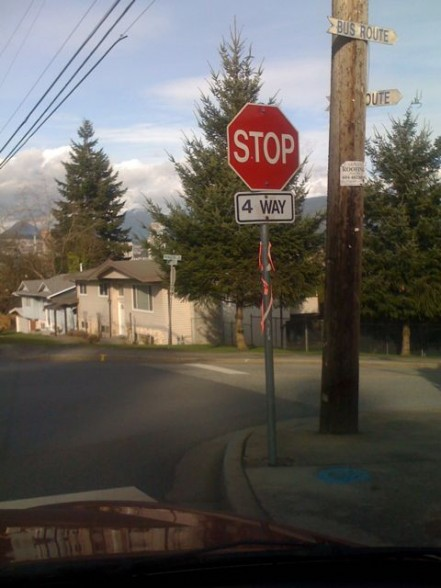
#> input picture test.jpg, 441 x 588 px
$ python contour.py test.jpg
#> lines starting #> are read from the running program, lines starting #| are printed output that depends on the picture; after the words box and inside, x2 and y2 are one past the last pixel; in counts of white or black regions, pixels touching at a corner belong together
### stackImages.py
import numpy as np
import cv2

def stackImages(imgArray,scale,lables=[]):
    sizeW= imgArray[0][0].shape[1]
    sizeH = imgArray[0][0].shape[0]
    rows = len(imgArray)
    cols = len(imgArray[0])
    rowsAvailable = isinstance(imgArray[0], list)
    width = imgArray[0][0].shape[1]
    height = imgArray[0][0].shape[0]
    if rowsAvailable:
        for x in range ( 0, rows):
            for y in range(0, cols):
                imgArray[x][y] = cv2.resize(imgArray[x][y], (sizeW, sizeH), None, scale, scale)
                if len(imgArray[x][y].shape) == 2: imgArray[x][y]= cv2.cvtColor( imgArray[x][y], cv2.COLOR_GRAY2BGR)
        imageBlank = np.zeros((height, width, 3), np.uint8)
        hor = [imageBlank]*rows
        hor_con = [imageBlank]*rows
        for x in range(0, rows):
            hor[x] = np.hstack(imgArray[x])
            hor_con[x] = np.concatenate(imgArray[x])
        ver = np.vstack(hor)
        ver_con = np.concatenate(hor)
    else:
        for x in range(0, rows):
            imgArray[x] = cv2.resize(imgArray[x], (sizeW, sizeH), None, scale, scale)
            if len(imgArray[x].shape) == 2: imgArray[x] = cv2.cvtColor(imgArray[x], cv2.COLOR_GRAY2BGR)
        hor= np.hstack(imgArray)
        hor_con= np.concatenate(imgArray)
        ver = hor
    if len(lables) != 0:
        eachImgWidth= int(ver.shape[1] / cols)
        eachImgHeight = int(ver.shape[0] / rows)
        print(eachImgHeight)
        for d in range(0, rows):
            for c in range (0,cols):
                cv2.rectangle(ver,(c*eachImgWidth,eachImgHeight*d),(c*eachImgWidth+len(lables[d][c])*13+27,30+eachImgHeight*d),(255,255,255),cv2.FILLED)
                cv2.putText(ver,lables[d][c],(eachImgWidth*c+10,eachImgHeight*d+20),cv2.FONT_HERSHEY_COMPLEX,0.7,(255,0,255),2)
    return ver

### contour.py
import cv2
import numpy as np
import sys
from stackImages import *

def getContour(input, output, area_threshold):
    contours, hierarchy = cv2.findContours(input, cv2.RETR_LIST, cv2.CHAIN_APPROX_NONE)

    img = output.copy()


    x,y,w,h = 0, 0, img.shape[0]-1, img.shape[1]-1
    count = 0
    for cout in contours:
        area = cv2.contourArea(cout)
        if(area > area_threshold):
            count += 1
            cv2.drawContours(output, cout, -1, (0, 255,0), 2)
            x,y,w,h = cv2.boundingRect(cout)
            cv2.rectangle(output,(x,y),(x+w,y+h),(255,140,0),2)


    if(y+h >= img.shape[0] or x+w >= img.shape[1]):
        return img

    cropped = img[y:y+h-1, x:x+w-1]


    return cropped


def cropContour(input, mask, blur=2, cannyMin=160, cannyMax=255, dilate=2, area=30):

    #gray = cv2.cvtColor(input, cv2.COLOR_BGR2GRAY)
    #imgBlur = cv2.GaussianBlur(gray, (2*blur+1, 2*blur+1), 1)
    imgCanny = cv2.Canny(mask, cannyMin, cannyMax)
    imgDil = cv2.dilate(imgCanny, np.ones((dilate, dilate)))
    imgContour = input.copy()
    cropped = getContour(imgDil, imgContour, area*100)

    return cropped


def run(input_name):

#> called with input_name = 'test.jpg'
    img = cv2.imread(input_name)
#> img is the input picture: shape (588, 441, 3); mean B, G, R 88.7, 94.2, 98.8

    def empty(x):
        pass

    cv2.namedWindow("Trackbar")
    cv2.createTrackbar("Blur", "Trackbar", 0, 6, empty)
    cv2.createTrackbar("Canny Min", "Trackbar", 20, 255, empty)
    cv2.createTrackbar("Canny Max", "Trackbar", 20, 255, empty)
    cv2.createTrackbar("Dilate", "Trackbar", 1, 9, empty)
    cv2.createTrackbar("Area", "Trackbar", 1, 40, empty)

    while(1):

        blur = cv2.getTrackbarPos("Blur", "Trackbar")
        cannyMin = cv2.getTrackbarPos("Canny Min", "Trackbar")
        cannyMax = cv2.getTrackbarPos("Canny Max", "Trackbar")
        dilate = cv2.getTrackbarPos("Dilate", "Trackbar")
        area = cv2.getTrackbarPos("Area", "Trackbar")

        gray = cv2.cvtColor(img, cv2.COLOR_BGR2GRAY)
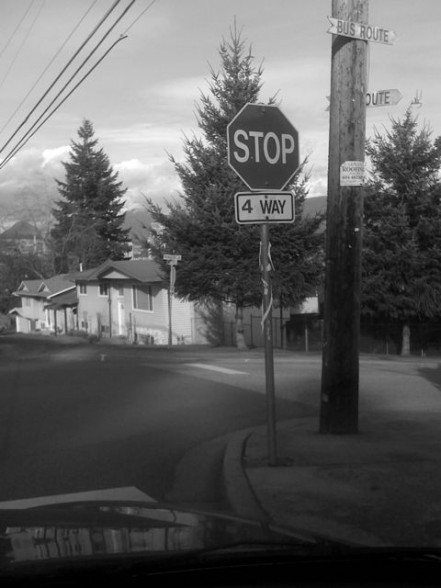
#> gray: shape (588, 441); min 0, max 255, mean 94.9

        imgBlur = cv2.GaussianBlur(gray, (2*blur+1, 2*blur+1), 1)

        imgCanny = cv2.Canny(imgBlur, cannyMin, cannyMax)
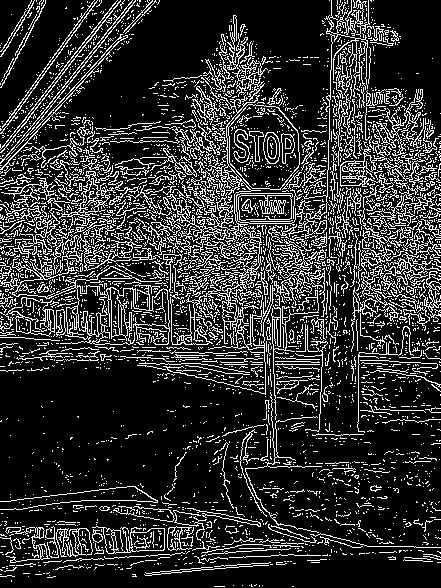
#> imgCanny: shape (588, 441); 19.1% white in thin lines or dots

        imgDil = cv2.dilate(imgCanny, np.ones((dilate, dilate)))

        imgContour = img.copy()
        cropped = getContour(imgDil, imgContour, area*100)
#> in getContour, `contours, hierarchy = cv2.findContours(input, cv2.RETR_LIST, cv2.CHAIN..`: contours = 4360 contours, 4142 with area under 20; largest, box (x1, y1, x2, y2) and area: (151, 15, 327, 345) 7682, (228, 104, 300, 190) 4743, (0, 297, 55, 337) 1170, (0, 258, 170, 345) 1086, (340, 140, 437, 193) 942
#> the loop in getContour, `for cout in contours:` made 4360 passes
#> (area, x, y, w, h) on passes 39, 270, 273, 282, 283, 291, 292, 294, 295, 1403, 1563, 1639: (102, 144, 565, 125, 11), (658, 130, 528, 35, 24), (272.5, 77, 528, 16, 28), (183, 103, 527, 12, 27), (422, 65, 528, 28, 29), (260, 167, 526, 15, 25), (197.5, 5, 527, 45, 36), (283, 167, 526, 25, 25), (934.5, 92, 526, 73, 28), (103, 236, 332, 11, 17), (274, 183, 317, 27, 28), (156, 56, 309, 10, 27)
#> area on passes 20, 23, 3526: 39, 63, 245.5
#> after the loop in getContour, `for cout in contours:`:
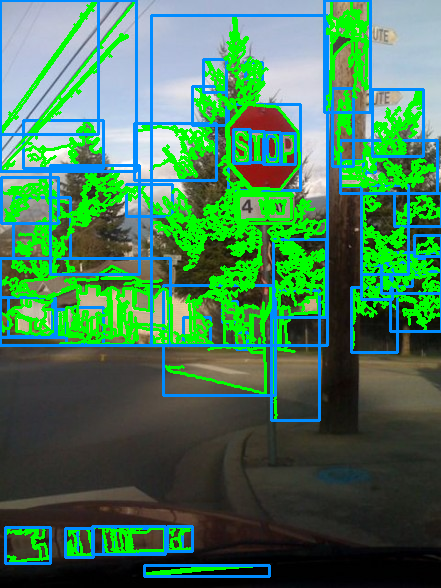
#> output: shape (588, 441, 3); mean B, G, R 88.5, 123.1, 69.3
#> after the loop in getContour, `for cout in contours:`: count = 59
#> in getContour, `cropped = img[y:y+h-1, x:x+w-1]`:
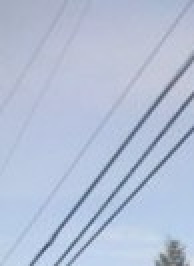
#> cropped: shape (133, 97, 3) (shown 2 times larger); mean B, G, R 214.7, 191.4, 179.4

        imgStack = stackImages(([img, imgBlur, imgCanny], [imgDil, imgContour, cropped]), 0.1)
#> after the loop in stackImages, `for x in range(0, rows):`: hor = 2 items
#> in stackImages, `ver = np.vstack(hor)`:
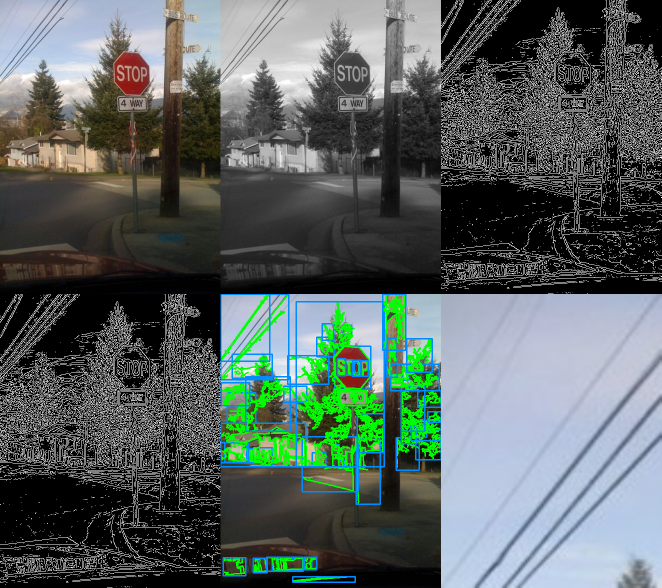
#> ver: shape (1176, 1323, 3) (shown at 1/2 size); mean of channels 0, 1, 2 97.4, 100.1, 89.9; drawn as B, G, R
        cv2.imshow("Result", imgStack)
        #cv2.resizeWindow("Result", 800, 800)
        cv2.imwrite("Cropped.png", cropped)


        k = cv2.waitKey(1) & 0xFF
#> (key Esc is pressed here)
        if k == 27:
            break


    cv2.destroyAllWindows()

if __name__ == "__main__":

    if len(sys.argv) >1:
        read_image = sys.argv[1]
        run(read_image)
